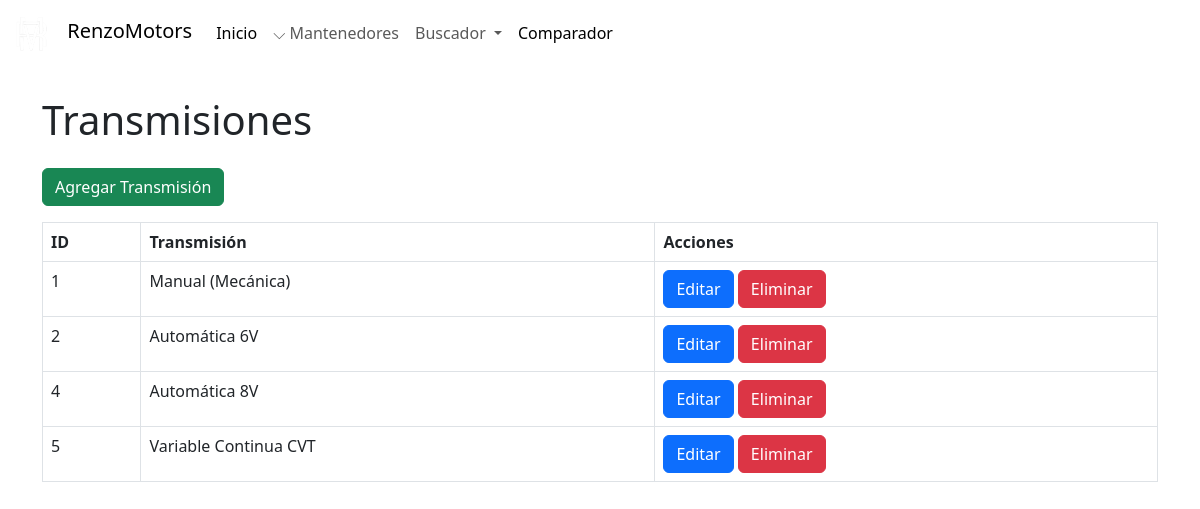
Page /admin/mantenedores/transmision/mantenedor_transmisiones.php on the earlier database version.
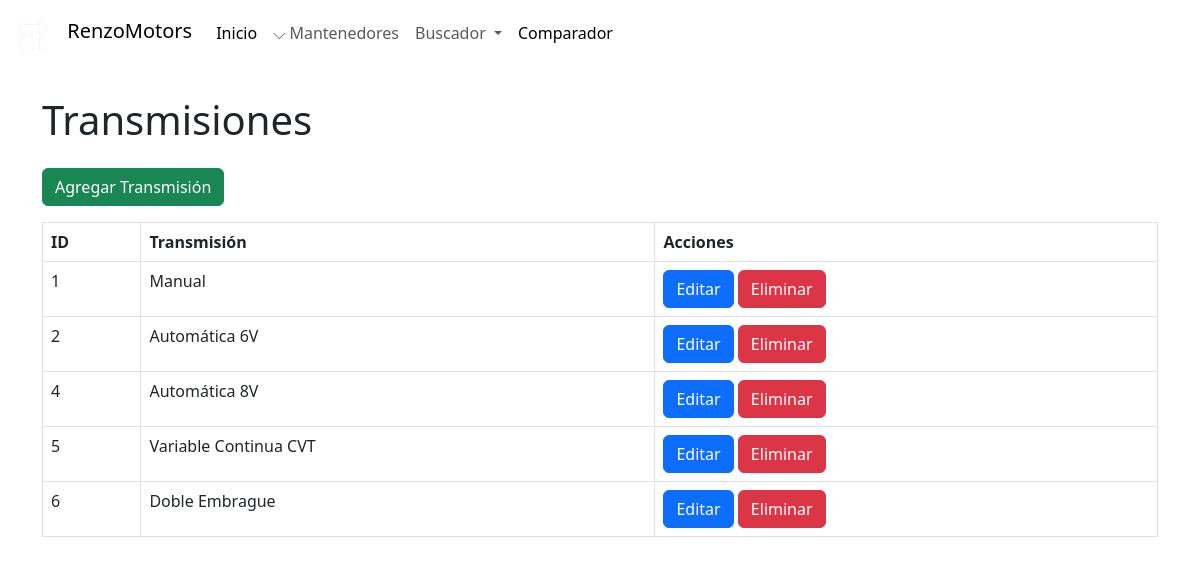
Same page on the later database version.
### tables this page shows
CREATE TABLE `transmision` (
  `id_transmision` int(11) NOT NULL,
  `nombre_transmision` varchar(100) NOT NULL
);

### admin/mantenedores/transmision/mantenedor_transmisiones.php (the view, shortened to what this page needs)
<?php
include '../../../config/conexion.php';
include '../../navbaradmin.php';
?>
<!DOCTYPE html>
<html lang="es">
<head>
    <link href="https://cdn.jsdelivr.net/npm/bootstrap@5.3.0/dist/css/bootstrap.min.css" rel="stylesheet">
</head>
<body class="pt-5">
    <div class="container mt-5">
        <h1 class="mb-4">Transmisiones</h1>
        <a href="crear_transmision.php" class="btn btn-success mb-3">Agregar Transmisión</a>
        <table class="table table-bordered">
            <thead>
                <tr>
                    <th>ID</th>
                    <th>Transmisión</th>
                    <th>Acciones</th>
                </tr>
            </thead>
            <tbody>
                <?php
                $resultado = mysqli_query($conexion, "SELECT * FROM transmision");
                while ($fila = mysqli_fetch_assoc($resultado)) {
                    echo "<tr>
                            <td>{$fila['id_transmision']}</td>
                            <td>{$fila['nombre_transmision']}</td>
                            <td>
                                <a href='editar_transmision.php?id_transmision={$fila['id_transmision']}' class='btn btn-primary'>Editar</a>
                                <a href='eliminar_transmision.php?id_transmision={$fila['id_transmision']}' class='btn btn-danger' onclick='return confirm(\"¿Estás seguro de eliminar esta transmisión?\");'>Eliminar</a>
                            </td>
                          </tr>";
                }
                ?>
            </tbody>
        </table>
    </div>
</body>
</html>

Differences in the rows shown:
changed transmision id 1: nombre_transmision "Manual (Mecánica)" → "Manual"
added transmision: id_transmision "6", nombre_transmision "Doble Embrague"
